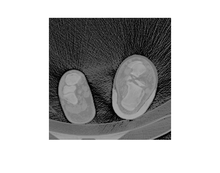
%> input picture histogram_eq/histeq_original.tif, 220 x 173 px, shrunk from 616 x 485 before the run
$ octave --eval "result = local_hist_eq(imread('histeq_original.tif'));"   (GNU Octave 9; MATLAB toolbox functions it lacks are replaced by stand-ins)
%> lines starting %> are read from the running program, lines starting %| are printed output that depends on the picture
% A=imread('original.tif');
% A=rgb2gray(A);
% figure,imshow(A);

function Img = local_hist_eq(image)
A=imread('original.tif');
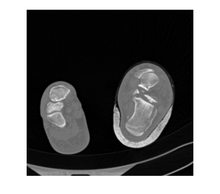
%> input picture histogram_eq/original.tif, 220 x 194 px, shrunk from 677 x 598 before the run
%> A is the input picture: size 194x220x3 uint8; min 0, max 255, mean 114.1
A=rgb2gray(A);
%> A: size 194x220 uint8
figure,imshow(A)
Img=image;
%> Img is the input picture: size 173x220x3 uint8; min 0, max 255, mean 187

%WINDOW SIZE
M=10;
N=20;


mid_val=round((M*N)/2);

%FIND THE NUMBER OF ROWS AND COLUMNS TO BE PADDED WITH ZERO
in=0;
for i=1:M
    for j=1:N
        in=in+1;
        if(in==mid_val)
            PadM=i-1;
            PadN=j-1;
            break;
        end
    end
end
%PADDING THE IMAGE WITH ZERO ON ALL SIDES
B=padarray(image,[PadM,PadN]);
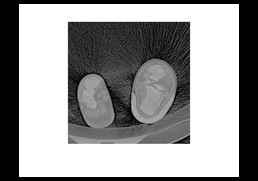
%> B: size 181x258x3 uint8; min 0, max 255, mean 152.4

for i= 1:size(B,1)-((PadM*2)+1)

    for j=1:size(B,2)-((PadN*2)+1)
        cdf=zeros(256,1);
        inc=1;
        for x=1:M
            for y=1:N
  %FIND THE MIDDLE ELEMENT IN THE WINDOW
                if(inc==mid_val)
                    ele=B(i+x-1,j+y-1)+1;
                end
                    pos=B(i+x-1,j+y-1)+1;
                    cdf(pos)=cdf(pos)+1;
                   inc=inc+1;
            end
        end

        %COMPUTE THE CDF FOR THE VALUES IN THE WINDOW
        for l=2:256
            cdf(l)=cdf(l)+cdf(l-1);
        end
            Img(i,j)=round(cdf(ele)/(M*N)*255);
     end
end
%figure,imshow(Img);
%figure,
%subplot(2,1,1);title('Before Local Histogram Equalization'); imhist(image);
%subplot(2,1,2);title('After Local Histogram Equalization'); imhist(Img);

end
%> (the run ends here)
